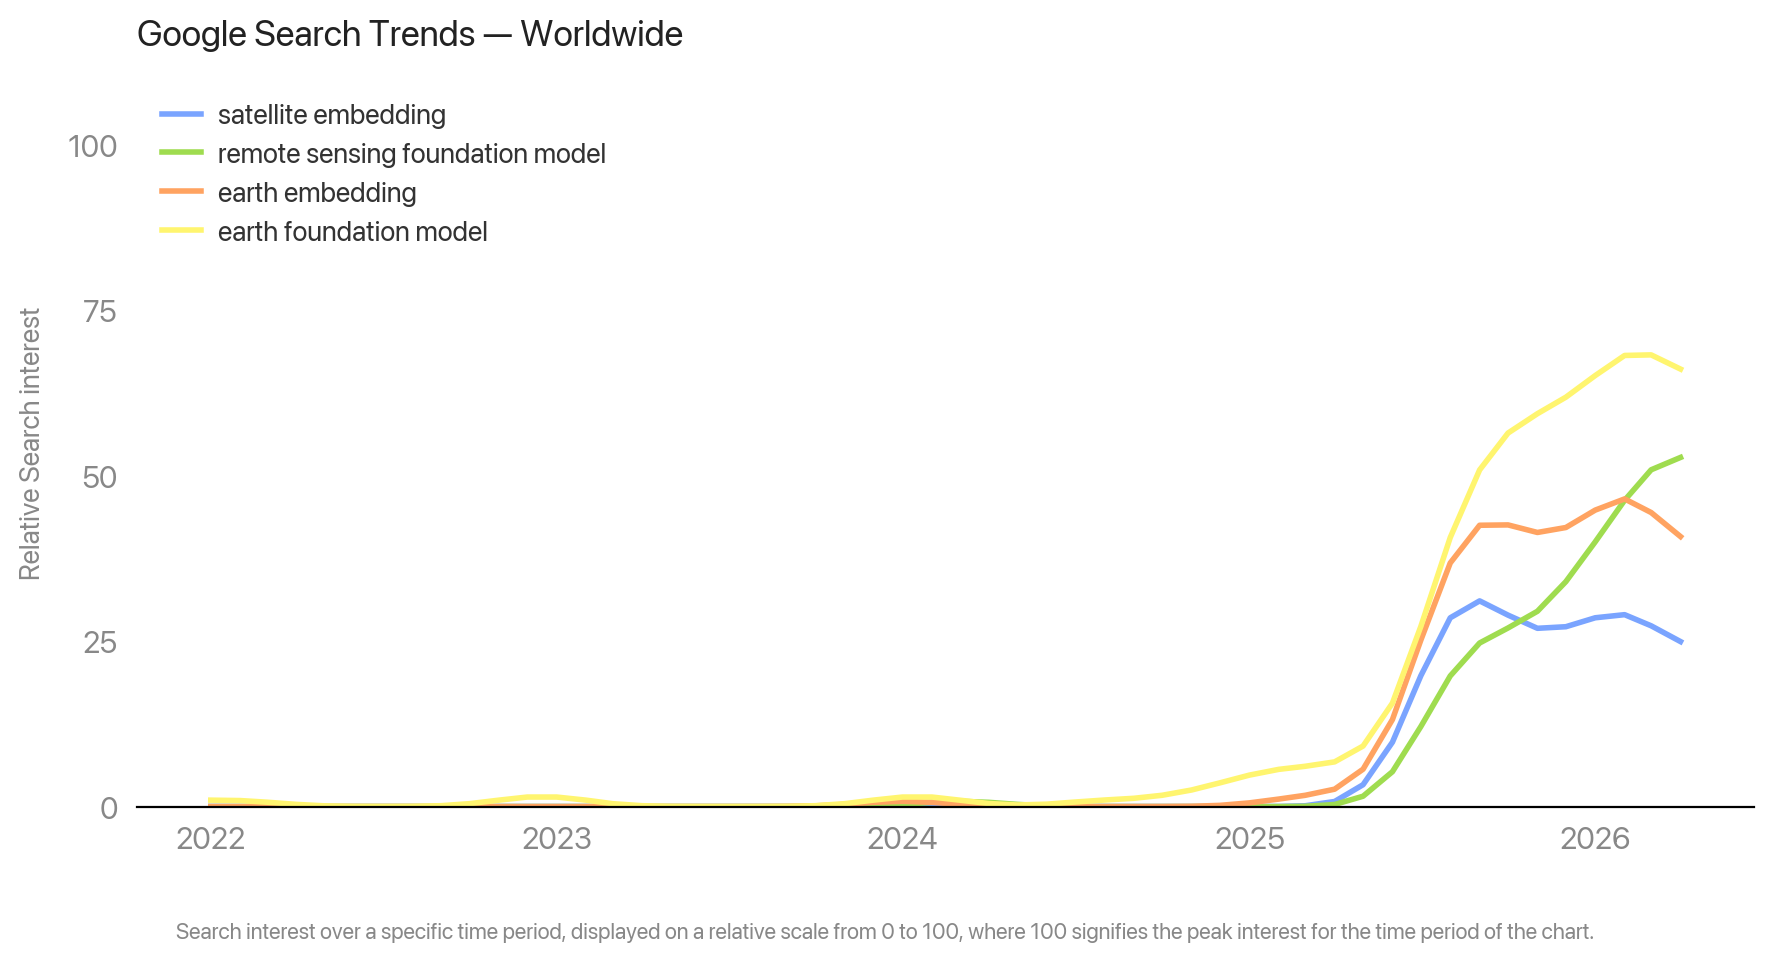

Python code for this plot:
import pandas as pd
import matplotlib.pyplot as plt
import matplotlib.dates as mdates
from matplotlib import font_manager
from scipy.ndimage import gaussian_filter1d
import os
from pathlib import Path

# ── Font ───────────────────────────────────────────────────────────────────────
font_paths = [
    str(Path.home() / "Library/Fonts/Roboto-Regular.ttf"),
    "/System/Library/Fonts/SFNS.ttf",
    "/System/Library/Fonts/HelveticaNeue.ttc",
]
for p in font_paths:
    if os.path.exists(p):
        font_manager.fontManager.addfont(p)
        prop = font_manager.FontProperties(fname=p)
        plt.rcParams["font.family"] = prop.get_name()
        break

plt.rcParams.update({
    "font.size":        11,
    "axes.spines.top":  False,
    "axes.spines.right":False,
    "axes.spines.left": False,
    "axes.grid":        False,
    "xtick.bottom":     False,
    "ytick.left":       False,
    "xtick.color":      "#888888",
    "ytick.color":      "#888888",
    "axes.labelcolor":  "#888888",
    "text.color":       "#333333",
})

# ── Data ───────────────────────────────────────────────────────────────────────
df = pd.read_csv("time_series_Worldwide_20210410-1258_20260410-1258.csv",
                 parse_dates=["Time"])
df = df.set_index("Time")
df = df[df.index >= "2022-01-01"]

COLORS = ["#7aa4ff", "#9fdc4f", "#ffa361", "#fff56f"]

# ── Plot ───────────────────────────────────────────────────────────────────────
fig, ax = plt.subplots(figsize=(9, 4.5))

for col, color in zip(df.columns, COLORS):
    smoothed = gaussian_filter1d(df[col].astype(float), sigma=1.5)
    ax.plot(df.index, smoothed, color=color, linewidth=2, label=col)

# ── Axes decoration ────────────────────────────────────────────────────────────
ax.set_ylim(0, 110)
ax.yaxis.set_ticks([0, 25, 50, 75, 100])
ax.yaxis.set_ticklabels(["0", "25", "50", "75", "100"])

# One tick per year + the last data point month
ax.xaxis.set_major_locator(mdates.YearLocator())
ax.xaxis.set_major_formatter(mdates.DateFormatter("%Y"))

ax.set_ylabel("Relative Search interest", fontsize=10, labelpad=8, color="#888888")
ax.legend(loc="upper left", frameon=False, fontsize=10,
          labelcolor="#333333", handlelength=1.4, handletextpad=0.6)

ax.set_title("Google Search Trends — Worldwide", fontsize=13, fontweight="normal",
             loc="left", pad=12, color="#222222")

caption = (
    "Search interest over a specific time period, displayed on a relative scale from 0 to 100, "
    "where 100 signifies the peak interest for the time period of the chart. "
)
fig.text(0.5, -0.04, caption, ha="center", va="top", fontsize=8,
         color="#888888", wrap=True,
         transform=fig.transFigure,
         multialignment="center")

fig.tight_layout()
fig.savefig("chart.png", dpi=200, bbox_inches="tight")
print("✓ Saved chart.png")
